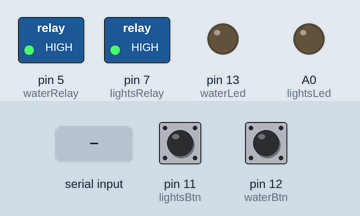
Recording of a sketch running on a simulated Arduino Uno, built with avr-gcc and run on an emulated ATmega328P. Parts: switched loads named in the sketch (green lamp = pin HIGH), output pins drawn as LEDs (lit = HIGH). The inputs (shaded band) are chosen by the test bench; at power-on: pin 11 (lightsBtn) LOW, pin 12 (waterBtn) LOW.

Above: at 1.2 s.
1.3 s: pin 11 (lightsBtn) pulled HIGH for 0.15 s
At 1.6 s:
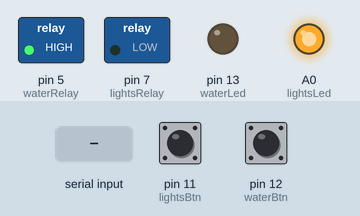
2.9 s: pin 12 (waterBtn) pulled HIGH for 0.15 s
At 4.0 s:
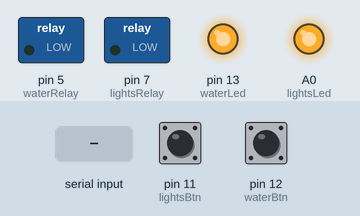
4.5 s: "2" received over the second serial link
At 4.8 s:
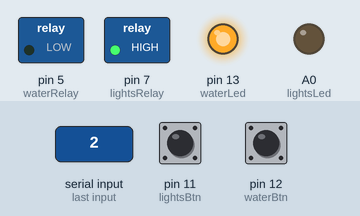
6.0 s: "1" received over the second serial link
At 7.2 s:
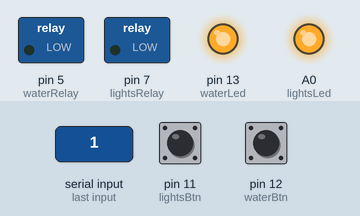
7.5 s: pin 11 (lightsBtn) pulled HIGH for 1 s
At 8.7 s:
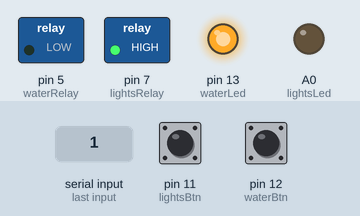
Timing chart, 0 to 10.5 s (numbered marks = the images above; inputs shaded):
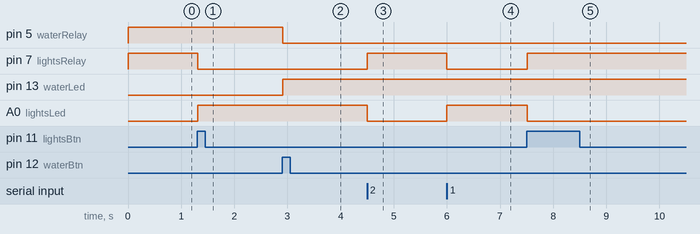

The sketch:

Deck_Control.ino
```cpp
#include <SoftwareSerial.h>

//Relays are normally closed
#define sensor1 A1
#define sensor2 A2
#define sensor3 A3
#define sensor4 A4
#define lightsLed A0
#define lightsBtn 11
#define lightsRelay 7
#define waterLed 13
#define waterBtn 12
#define waterRelay 5
#define TX 9
#define RX 10
boolean lightsState = LOW;
boolean waterState = LOW;
boolean lightsBtnState = LOW;
boolean waterBtnState = LOW;

#define LightsOn '1'
#define LightsOff '2'
#define WaterfallOn '3'
#define WaterfallOff '4'
#define Query '9'


SoftwareSerial Genotronex(RX, TX);
char bluetoothData;

void setup() {
  pinMode(lightsBtn, INPUT);
  pinMode(waterBtn, INPUT);
  pinMode(lightsLed, OUTPUT);
  pinMode(waterLed, OUTPUT);
  pinMode(lightsRelay, OUTPUT);
  pinMode(waterRelay, OUTPUT);
  Serial.begin(9600);

  Genotronex.begin(9600);
  Genotronex.println("Hello");
}

boolean debounce(boolean state, int btn){
  boolean currentState = digitalRead(btn);
  if (state != currentState){
    delay(10);
    currentState = digitalRead(btn);
  }
  return currentState;
}

void loop() {
  if(Genotronex.available()){
    bluetoothData = Genotronex.read();
  }

  switch(bluetoothData){
    case LightsOn:
      lightsState = HIGH;
      break;
    case LightsOff:
      lightsState = LOW;
      break;
    case WaterfallOn:
      waterState = HIGH;
      break;
    case WaterfallOff:
      waterState = LOW;
      break;
    case Query:
      Genotronex.print(lightsState);
      Genotronex.print(" ");
      Genotronex.print(waterState);
      Genotronex.print(" ");
      Genotronex.print(analogRead(sensor1));
      Genotronex.print(" ");
      Genotronex.print(analogRead(sensor2));
      Genotronex.print(" ");
      Genotronex.print(analogRead(sensor3));
      Genotronex.print(" ");
      Genotronex.print(analogRead(sensor4));
      Genotronex.print(" ");
      break;
  }

  //listen for lightsBtn press (lights)
  if (debounce(lightsBtnState, lightsBtn) == HIGH && lightsBtnState == LOW){
    lightsState = !lightsState;
    lightsBtnState = !lightsBtnState;
  }
  if (debounce(lightsBtnState, lightsBtn) == LOW && lightsBtnState == HIGH){
    lightsBtnState =  !lightsBtnState;
  }

  //listen for waterBtn press (waterfall)
  if (debounce(waterBtnState, waterBtn) == HIGH && waterBtnState == LOW){
    waterState = !waterState;
    waterBtnState = !waterBtnState;
  }
  if (debounce(waterBtnState, waterBtn) == LOW && waterBtnState == HIGH){
    waterBtnState =  !waterBtnState;
  }

  digitalWrite(lightsLed, lightsState);
  digitalWrite(waterLed, waterState);
  digitalWrite(lightsRelay, !lightsState);
  digitalWrite(waterRelay, !waterState);

  bluetoothData = '0';

}
```

Measured:
- after the input at 1.3 s, pin 7 (lightsRelay): HIGH → LOW at once; A0 (lightsLed): LOW → HIGH at once
- after the input at 2.9 s, pin 5 (waterRelay): HIGH → LOW at once; pin 13 (waterLed): LOW → HIGH at once
- after the input at 4.5 s, pin 7 (lightsRelay): LOW → HIGH at once; A0 (lightsLed): HIGH → LOW at once
- after the input at 6.0 s, pin 7 (lightsRelay): HIGH → LOW at once; A0 (lightsLed): LOW → HIGH at once
- after the input at 7.5 s, pin 7 (lightsRelay): LOW → HIGH at once; A0 (lightsLed): HIGH → LOW at once
